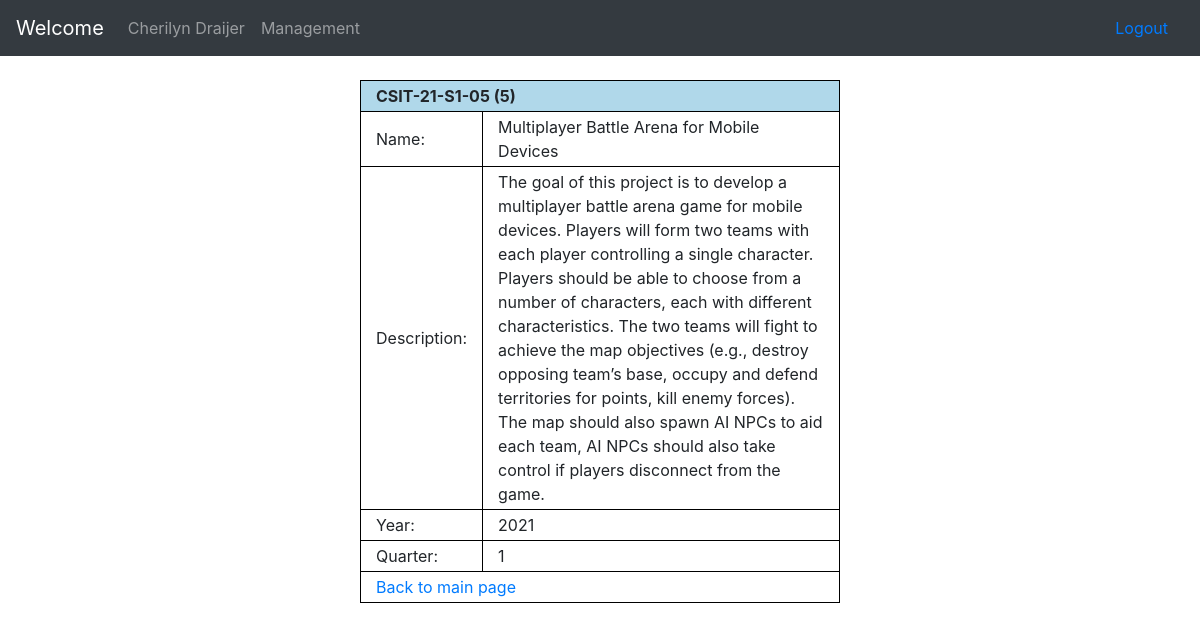
Page /view_project.php?p=5 (signed in) on the earlier database version.
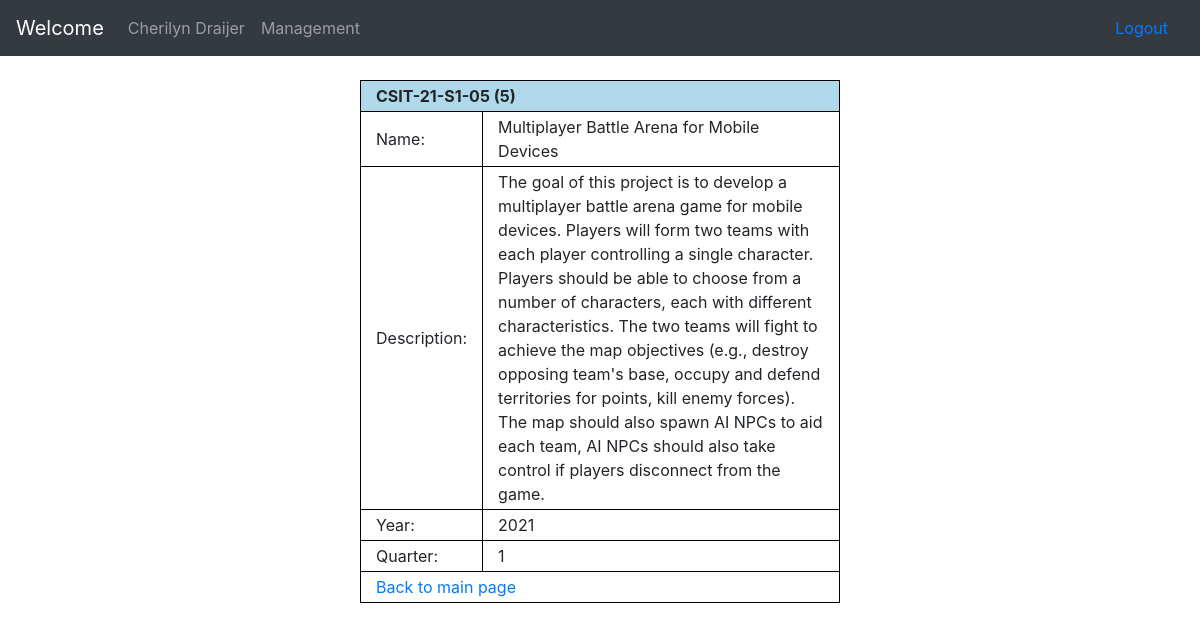
Same page on the later database version.
### tables this page shows
CREATE TABLE IF NOT EXISTS `projects` (
  `id` int(11) NOT NULL AUTO_INCREMENT,
  `proj_id` varchar(24) NOT NULL,
  `name` varchar(64) NOT NULL,
  `description` text NOT NULL,
  `year` smallint(4) NOT NULL,
  `quarter` tinyint(1) NOT NULL,
  PRIMARY KEY (`id`),
  UNIQUE KEY `projects_proj_id` (`proj_id`),
  KEY `projects_year_quarter` (`year`,`quarter`)
);

### include/funcs/sql_funcs.php (called while the page is built, shortened)
<?php
	require_once(dirname(__FILE__)."/_major_funcs.php");
	require_once(dirname(__FILE__)."/_project_funcs.php");
	function str_clean(&$string){
		return mysqli_real_escape_string($GLOBALS['mysql_link'], trim($string));
	}
	function db_query($query){
		$result = mysqli_query($GLOBALS['mysql_link'], $query);
		$error = mysqli_error($GLOBALS['mysql_link']);
		return $result;
	}
?>

### include/funcs/_project_funcs.php (called while the page is built, shortened)
<?php
	require_once(dirname(__FILE__)."/../class/ClassProject.php");
	function get_project($id, $from = "id"){
		if($from != "proj_id"){
			$from = "id";
		}
		if(is_array($id)){
			array_walk_recursive($id, function(&$value, $key){
				str_clean($value);
				$value = htmlspecialchars($value);
			});
			$output = [];
			foreach($id as $i){
				try{
					$output[] = get_project($i, $from);
				}catch(Exception $e){
					continue;
				}
			}
			return $output;
		}else{
			return new Project($id, $from);
		}
	}
?>

### include/class/ClassProject.php (called while the page is built, shortened)
<?php
	require_once (dirname(__FILE__)."/../funcs/sql_funcs.php");
	class Project{
		private	$name;
		private	$description;
		private	$year;
		private	$quarter;
		public function __construct($id, $from = "id"){
			if($from != "proj_id"){
				$from = "id";
			}
			$id = str_clean($id);
			$query = db_query("SELECT * FROM `projects` WHERE `{$from}` = '{$id}' LIMIT 1;");
			$result = mysqli_fetch_assoc($query);
			if(mysqli_num_rows($query) == 1){
				$this->id = $result['id'];
				$this->proj_id = $result['proj_id'];
				$this->name = htmlspecialchars_decode($result['name']);
				$this->description = htmlspecialchars_decode($result['description']);
				$this->year = $result['year'];
				$this->quarter = $result['quarter'];
			}else{
				throw new Exception("Project not found.");
			}
		}
		public function get_name($safe = false){
			if($safe){
				return htmlspecialchars($this->name, ENT_QUOTES);
			}else{
				return $this->name;
			}
		}
		public function get_description($safe = false){
			if($safe){
				return htmlspecialchars($this->description, ENT_QUOTES);
			}else{
				return $this->description;
			}
		}
		public function get_year(){
			return (int)$this->year;
		}
		public function get_quarter(){
			return (int)$this->quarter;
		}
	}
?>

### view_project.php (the view, shortened to what this page needs)
<?php
	require_once("include/funcs/sql_funcs.php");
	try{
		$project = get_project($_GET['p']);
	}catch(Exception $e){
		header("location: view_all.php?t=projects");
		@mysqli_close($GLOBALS['mysql_link']);
		exit();
	}
?>
<!DOCTYPE html>
<html lang='en'>
	<head>
		<link rel='stylesheet' href='include/css/main.css' />
	</head>
	<body>
		<?php include("include/templates/header.php"); ?>
		<table id='view_project' class='basic_table' style='width:40%;'>
			<tr>
				<td colspan='2'>
					<?= $project->proj_id ?> (<?= $project->id ?>)
				</td>
			</tr>
			<tr>
				<td style='width:25%;'>
					Name:
				</td>
				<td>
					<?= $project->get_name() ?>
				</td>
			</tr>
			<tr>
				<td style='width:25%;'>
					Description:
				</td>
				<td>
					<?= nl2br($project->get_description()) ?>
				</td>
			</tr>
			<tr>
				<td style='width:25%;'>
					Year:
				</td>
				<td>
					<?= $project->get_year() ?>
				</td>
			</tr>
			<tr>
				<td style='width:25%;'>
					Quarter:
				</td>
				<td>
					<?= $project->get_quarter() ?>
				</td>
			</tr>
			<tr>
				<td colspan='2'>
					<a href='home.php'>
						Back to main page
					</a>
				</td>
			</tr>
		</table>
	</body>
</html>

Differences in the rows shown:
changed projects "CSIT-21-S1-05": description "…objectives (e.g., destroy opposing team’s base, occupy and defend…" → "…objectives (e.g., destroy opposing team's base, occupy and defend…"
